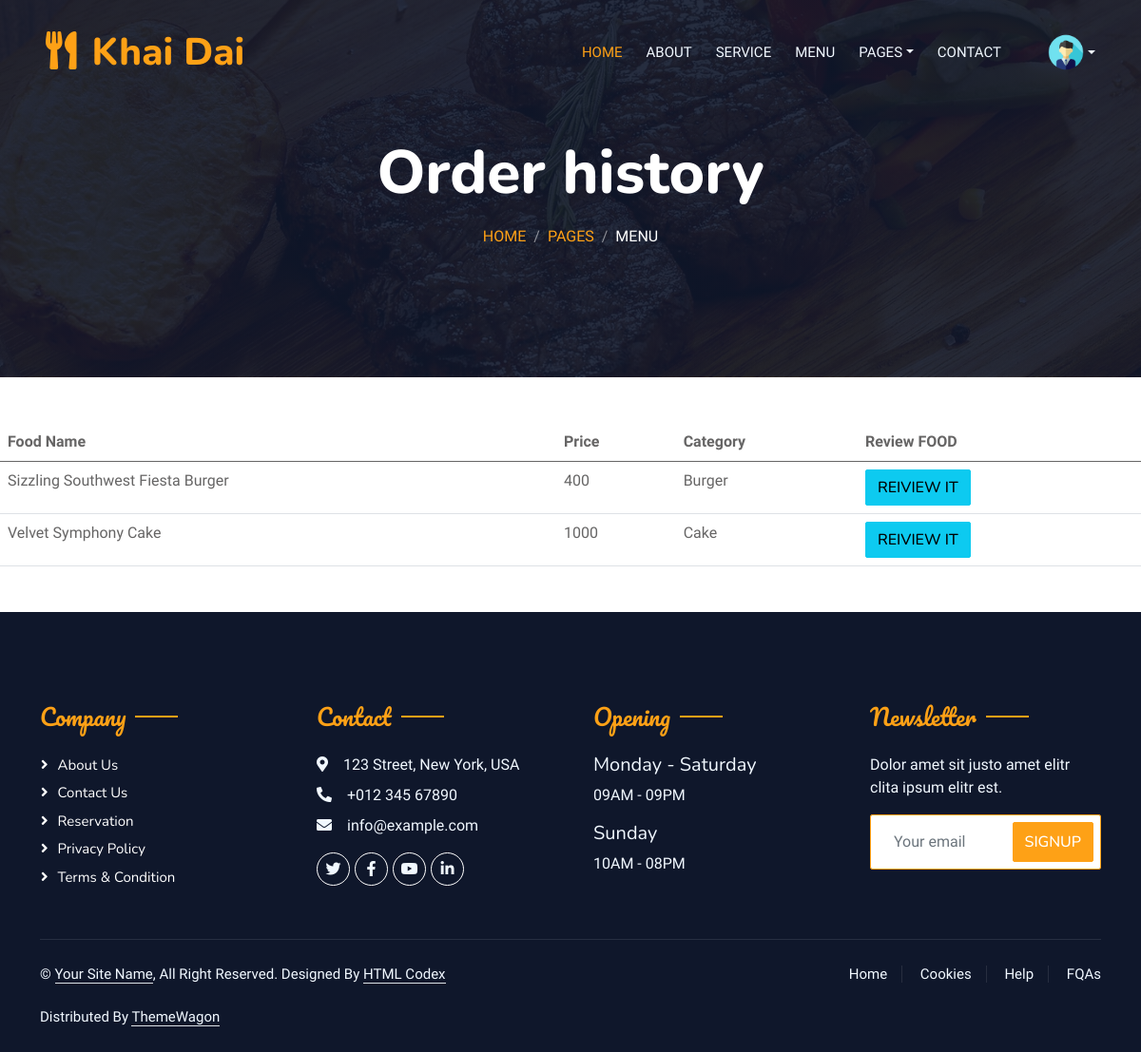
The app's page /Menu/order_history/ (signed in) with its own data.
### order/models.py (models this page shows, shortened)
class CartItem(models.Model):
    Item_cart = models.ForeignKey('Cart', on_delete=models.CASCADE, related_name='cart_items' ,null=True, blank =True)  # Specify related_name
    food_item = models.ForeignKey(FoodItems, on_delete=models.CASCADE)
    quantity = models.PositiveIntegerField(default=1)

### menu/models.py (models this page shows, shortened)
class FoodItems(models.Model):
    name = models.CharField(max_length=50)
    category = models.ForeignKey(Category , on_delete=models.CASCADE, null = True , blank = True)
    price = models.DecimalField(max_digits=10, decimal_places=0)
    discounted_price = models.DecimalField(max_digits=10, decimal_places=2, blank=True, null=True,default=0)
    description = models.TextField()
    image = models.ImageField(upload_to='menu/uploads', height_field=None, width_field=None, max_length=None,default='')

### category/models.py (models this page shows, shortened)
class Category(models.Model):
    name = models.CharField(max_length=50)
    slug = models.SlugField(max_length = 100, unique = True, null = True, blank = True)

### order/views.py (the view)
# urls.py: path('order_history/', order_history, name='order_history'),
def order_history(request):
    if request.user.is_authenticated:
        orders = models.Order.objects.filter(user=request.user)
        return render(request, 'order_history.html', {'orders': orders})
    else:
        return redirect('login')

### order/templates/order_history.html
{% extends 'base.html' %}
{% block content %}
<div class="container-xxl py-5 bg-dark hero-header mb-5">
  <div class="container text-center my-5 pt-5 pb-4">
      <h1 class="display-3 text-white mb-3 animated slideInDown">Order history</h1>
      <nav aria-label="breadcrumb">
          <ol class="breadcrumb justify-content-center text-uppercase">
              <li class="breadcrumb-item"><a href="#">Home</a></li>
              <li class="breadcrumb-item"><a href="#">Pages</a></li>
              <li class="breadcrumb-item text-white active" aria-current="page">Menu</li>
          </ol>
      </nav>
  </div>
</div>
</div>
<table class="table">
    <thead>
      <tr>
        <th scope="col">Food Name</th>
        <th scope="col">Price</th>
        <th scope="col">Category</th>
        <th scope="col">Review FOOD</th>
      </tr>
    </thead>
    <tbody>
{% for order in orders %}
{% for cart_item in order.items.all %}
                <tr>
                <td>{{ cart_item.food_item.name }}</td>
                <td>{{ cart_item.food_item.price }}</td>
                <td>{{ cart_item.food_item.category.name }}</td>
                <td><a href="{% url 'submit_review' food_item_id=cart_item.food_item.id %}" class="btn btn-info" > Reiview IT</a></td>
                </tr>
                {% endfor %}
{% endfor %}
    </tbody>
  </table>
{% endblock content %}

### static/css/style.css (style rules this page uses)
:root { --primary: #FEA116; --light: #F1F8FF; --dark: #0F172B; }
.btn { font-family: 'Nunito', sans-serif; font-weight: 500; text-transform: uppercase; transition: .5s; }
.hero-header { background: linear-gradient(rgba(15, 23, 43, .9), rgba(15, 23, 43, .9)), url(../img/bg-hero.jpg); background-position: center center; background-repeat: no-repeat; background-size: cover; }
.breadcrumb-item + .breadcrumb-item::before { color: rgba(255, 255, 255, .5); }

### records on screen
CartItem: food_item.name "Sizzling Southwest Fiesta Burger", food_item.price "400", food_item.category.name "Burger"
CartItem: food_item.name "Velvet Symphony Cake", food_item.price "1000", food_item.category.name "Cake"
